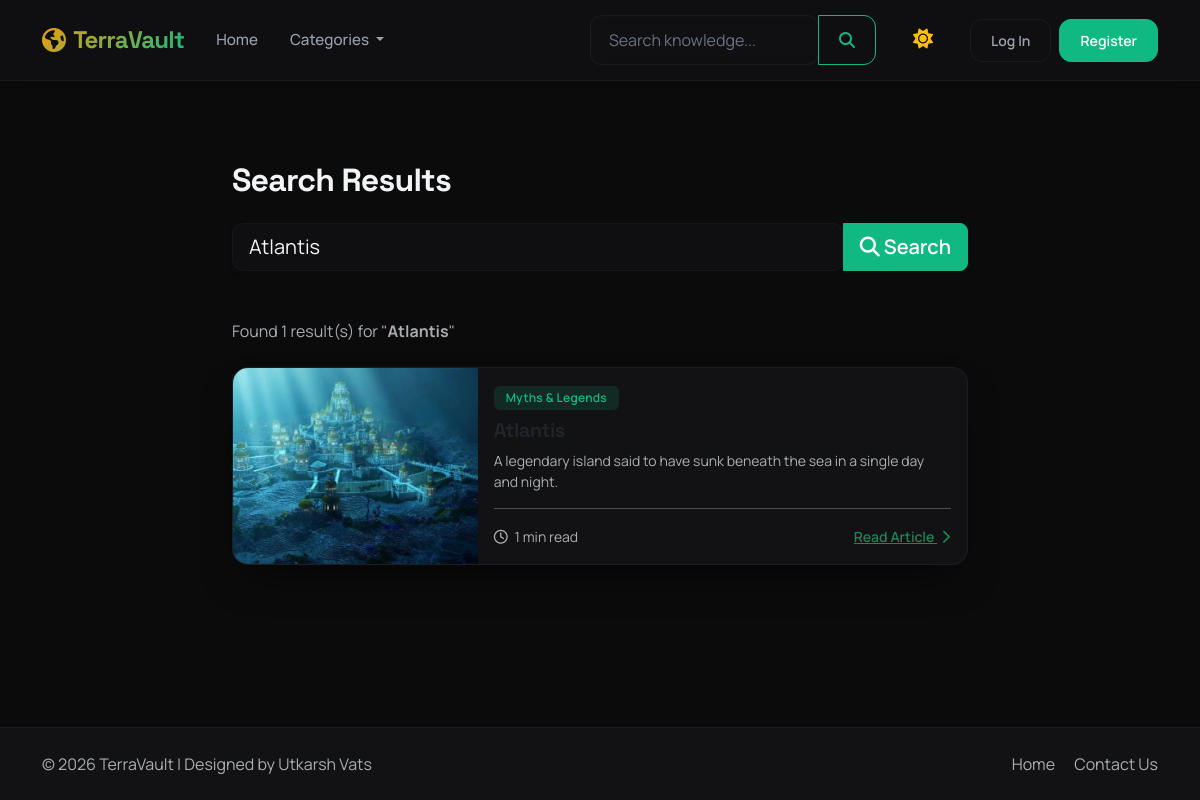
The app's page /search?q=Atlantis with its own data.
### app/models/article.py (models this page shows, shortened)
class Article(db.Model):
    __tablename__ = 'articles'
    id = db.Column(db.Integer, primary_key=True)
    title = db.Column(db.String(200), nullable=False)
    slug = db.Column(db.String(200), unique=True, nullable=False, index=True)
    summary = db.Column(db.String(500))
    content = db.Column(db.Text, nullable=False)
    image_url = db.Column(db.String(255))
    category_id = db.Column(db.Integer, db.ForeignKey('categories.id'), nullable=False)
    author_id = db.Column(db.Integer, db.ForeignKey('users.id'), nullable=False)
    is_published = db.Column(db.Boolean, default=False, index=True)
    is_featured = db.Column(db.Boolean, default=False, index=True)
    views = db.Column(db.Integer, default=0)
    reading_time = db.Column(db.Integer, default=1)  # in minutes
    references_data = db.Column(db.Text)  # stored as raw text/citations (separated by newlines)
    created_at = db.Column(db.DateTime, default=datetime.utcnow)
    updated_at = db.Column(db.DateTime, default=datetime.utcnow, onupdate=datetime.utcnow)
    tags = db.relationship('Tag', secondary=article_tags, backref=db.backref('articles', lazy='dynamic'))
    versions = db.relationship('ArticleVersion', backref='article', cascade="all, delete-orphan", lazy=True)
    bookmarks = db.relationship('Bookmark', backref='article', cascade="all, delete-orphan", lazy=True)
    reading_history = db.relationship('ReadingHistory', backref='article', cascade="all, delete-orphan", lazy=True)

class Category(db.Model):
    __tablename__ = 'categories'
    id = db.Column(db.Integer, primary_key=True)
    name = db.Column(db.String(100), unique=True, nullable=False)
    slug = db.Column(db.String(100), unique=True, nullable=False, index=True)
    description = db.Column(db.Text)
    articles = db.relationship('Article', backref='category', lazy=True)

### app/blueprints/main/routes.py (the view)
@main_bp.route('/search')
def search():
    query = request.args.get('q', '').strip()
    results = []
    if query:
        results = WikiService.search_articles(query)
    return render_template('main/search.html', query=query, results=results)

### app/__init__.py (called while the page is built)
def register_context_processors(app):
    @app.template_filter('datetimeformat')
    def datetimeformat(value, format='%b %d, %Y'):
        if value is None:
            return ""
        return value.strftime(format)
    from app.models.article import Category
    @app.context_processor
    def inject_categories():
        try:
            categories = Category.query.all()
        except Exception:
            categories = []
        return dict(nav_categories=categories)

### app/services/wiki_service.py (called while the page is built)
    @staticmethod
    def search_articles(query_string):
        if not query_string:
            return []
        search_pattern = f"%{query_string}%"
        return Article.query.filter(
            Article.is_published == True
        ).filter(
            or_(
                Article.title.like(search_pattern),
                Article.summary.like(search_pattern),
                Article.content.like(search_pattern)
            )
        ).all()

### templates/main/search.html (shortened to what this page needs)
{% extends "base.html" %}
{% block content %}
<div class="container my-5">
  <div class="row">
    <div class="col-lg-8 mx-auto">
      <h1 class="h2 fw-bold mb-4">Search Results</h1>
      <form action="{{ url_for('main.search') }}" method="get" class="mb-5">
        <div class="input-group input-group-lg shadow-sm">
          <input type="text" name="q" class="form-control" placeholder="Search keywords, topics..." value="{{ query }}" required>
          <button class="btn btn-success" type="submit"><i class="fa-solid fa-magnifying-glass"></i> Search</button>
        </div>
      </form>
      {% if query %}
        <p class="text-muted mb-4">Found {{ results|length }} result(s) for "<strong>{{ query }}</strong>"</p>
        <div class="d-flex flex-column gap-4">
          {% for art in results %}
            <div class="card border-0 shadow-sm tv-card">
              <div class="row g-0">
                <div class="col-md-4">
                  {% if art.image_url.startswith('uploaded_') %}
                    <img src="{{ url_for('static', filename='uploads/' + art.image_url) }}" class="img-fluid rounded-start h-100" alt="{{ art.title }}" style="object-fit: cover; min-height: 150px;">
                  {% else %}
                    <img src="{{ url_for('static', filename=art.image_url) }}" class="img-fluid rounded-start h-100" alt="{{ art.title }}" style="object-fit: cover; min-height: 150px;">
                  {% endif %}
                </div>
                <div class="col-md-8">
                  <div class="card-body">
                    <span class="badge bg-success-subtle text-success mb-2">{{ art.category.name }}</span>
                    <h3 class="h5 fw-bold card-title">
                      <a href="{{ url_for('wiki.article_view', slug=art.slug) }}" class="text-decoration-none text-dark">
                      </a>
                    </h3>
                    <p class="card-text text-muted small">{{ art.summary }}</p>
                    <div class="d-flex justify-content-between align-items-center mt-3 pt-3 border-top">
                      <span class="text-muted small"><i class="fa-regular fa-clock me-1"></i> {{ art.reading_time }} min read</span>
                      <a href="{{ url_for('wiki.article_view', slug=art.slug) }}" class="btn btn-sm btn-link text-success p-0">
                        Read Article <i class="fa-solid fa-chevron-right ms-1"></i>
                      </a>
                    </div>
                  </div>
                </div>
              </div>
            </div>
          {% endfor %}
        </div>
      {% else %}
        <div class="text-center py-5 text-muted">
          <i class="fa-solid fa-circle-info fs-1 mb-3"></i>
          <p class="fs-5">Enter a search query to search the encyclopedia.</p>
        </div>
      {% endif %}
    </div>
  </div>
</div>
{% endblock %}

### templates/base.html (shortened to what this page needs)
<!DOCTYPE html>
<html lang="en" data-bs-theme="dark">
<head>
  <link href="https://cdn.jsdelivr.net/npm/bootstrap@5.3.3/dist/css/bootstrap.min.css" rel="stylesheet" />
  <link rel="stylesheet" href="https://cdnjs.cloudflare.com/ajax/libs/font-awesome/6.4.0/css/all.min.css" />
  <link rel="stylesheet" href="{{ url_for('static', filename='home.css') }}" />
</head>
<body>
  <nav class="navbar navbar-expand-lg sticky-top glass-nav shadow-sm">
    <div class="container">
      <a class="navbar-brand d-flex align-items-center" href="{{ url_for('main.home') }}">
        <i class="fa-solid fa-earth-americas me-2"></i> TerraVault
      </a>
      <div class="collapse navbar-collapse" id="navbarSupportedContent">
        <ul class="navbar-nav me-auto mb-2 mb-lg-0">
          <li class="nav-item">
            <a class="nav-link" href="{{ url_for('main.home') }}">Home</a>
          </li>
          <li class="nav-item dropdown">
            <a class="nav-link dropdown-toggle" href="#" role="button" data-bs-toggle="dropdown" aria-expanded="false">
              Categories
            </a>
          </li>
        </ul>
        <form class="d-flex me-3" action="{{ url_for('main.search') }}" method="get">
          <div class="input-group">
            <input class="form-control" type="search" placeholder="Search knowledge..." name="q" aria-label="Search">
            <button class="btn btn-outline-success" type="submit"><i class="fa-solid fa-magnifying-glass"></i></button>
          </div>
        </form>
        <div class="d-flex align-items-center gap-2">
          <button class="btn btn-sm btn-link text-secondary me-2" id="darkModeToggler" onclick="toggleDarkMode()" aria-label="Toggle dark mode">
            <i class="fa-solid fa-moon fs-5"></i>
          </button>
          {% if current_user.is_authenticated %}
            <div class="dropdown">
              <a class="btn btn-outline-secondary btn-sm dropdown-toggle d-flex align-items-center gap-2" href="#" role="button" data-bs-toggle="dropdown" aria-expanded="false">
                <i class="fa-solid fa-user"></i> {{ current_user.username }}
              </a>
              <ul class="dropdown-menu dropdown-menu-end shadow">
                <li>
                  <a class="dropdown-item" href="{{ url_for('auth.profile', username=current_user.username) }}">
                    <i class="fa-regular fa-id-card me-2"></i> Profile
                  </a>
                </li>
                {% if current_user.is_moderator %}
                  <li>
                    <a class="dropdown-item" href="{{ url_for('cms.dashboard') }}">
                      <i class="fa-solid fa-toolbox me-2"></i> CMS Dashboard
                    </a>
                  </li>
                {% endif %}
                <li><hr class="dropdown-divider"></li>
                <li>
                  <a class="dropdown-item text-danger" href="{{ url_for('auth.logout') }}">
                    <i class="fa-solid fa-right-from-bracket me-2"></i> Logout
                  </a>
                </li>
              </ul>
            </div>
          {% else %}
            <a href="{{ url_for('auth.login') }}" class="btn btn-sm btn-outline-secondary">Log In</a>
            <a href="{{ url_for('auth.register') }}" class="btn btn-sm btn-primary text-white">Register</a>
          {% endif %}
        </div>
      </div>
    </div>
  </nav>
  <main class="flex-grow-1">
    {% block content %}{% endblock %}
  </main>
  <footer class="py-4">
    <div class="container">
      <div class="row align-items-center">
        <div class="col-md-6 text-center text-md-start mb-3 mb-md-0 text-muted">
          <span>&copy; 2026 TerraVault | Designed by Utkarsh Vats</span>
        </div>
        <div class="col-md-6 text-center text-md-end text-muted">
          <a href="{{ url_for('main.home') }}" class="text-decoration-none text-muted me-3">Home</a>
          <a href="mailto:rajutkarsh1910@gmail.com" class="text-decoration-none text-muted">Contact Us</a>
        </div>
      </div>
    </div>
  </footer>
</body>
</html>

### static/home.css (style rules this page uses)
:root { --font-headers: 'Space Grotesk', system-ui, -apple-system, sans-serif; --font-body: 'Manrope', system-ui, -apple-system, sans-serif; --font-mono: 'SFMono-Regular', Consolas, 'Liberation Mono', Menlo, monospace; --emerald-primary: #10b981; --emerald-hover: #059669; --emerald-glow: rgba(16, 185, 129, 0.15); --gold-primary: #f59e0b; --gold-hover: #d97706; --gold-glow: rgba(245, 158, 11, 0.15); --blue-primary: #3b82f6; --blue-hover: #2563eb; --slate-charcoal: #111827; --transition-smooth: all 0.3s cubic-bezier(0.16, 1, 0.3, 1); --transition-fast: all 0.15s cubic-bezier(0.16, 1, 0.3, 1); --radius-lg: 16px; --radius-md: 12px; --radius-sm: 8px; }
[data-bs-theme="dark"] { --bg-base: #0b0b0c; --bg-surface: #121214; --bg-glass: rgba(18, 18, 20, 0.7); --border-glass: rgba(255, 255, 255, 0.05); --border-glass-hover: rgba(255, 255, 255, 0.12); --text-primary: #f3f4f6; --text-secondary: #9ca3af; --text-muted: #6b7280; --shadow-cinematic: 0 20px 40px -15px rgba(0, 0, 0, 0.6); --shadow-glow: 0 0 20px 0 rgba(16, 185, 129, 0.1); --hero-gradient: radial-gradient(circle at top, #0f2416 0%, #0b0b0c 100%); --hero-overlay: linear-gradient(to bottom, rgba(11, 11, 12, 0.3), #0b0b0c); }
body { font-family: var(--font-body); background: var(--bg-base) !important; color: var(--text-primary); transition: var(--transition-smooth); min-height: 100vh; display: flex; flex-direction: column; overflow-x: hidden; -webkit-font-smoothing: antialiased; }
h1, h2, h3, h4, h5, h6 { font-family: var(--font-headers); font-weight: 700; letter-spacing: -0.025em; color: var(--text-primary); }
a { color: var(--emerald-primary); transition: var(--transition-fast); }
.navbar { border-bottom: 1px solid var(--border-glass) !important; background: var(--bg-glass) !important; backdrop-filter: blur(15px) !important; -webkit-backdrop-filter: blur(15px) !important; transition: var(--transition-smooth); padding: 15px 0; z-index: 1030; }
.navbar-brand { font-family: var(--font-headers); font-weight: 800; letter-spacing: -0.03em; font-size: 1.5rem; background: linear-gradient(135deg, #f59e0b 0%, #10b981 100%); -webkit-background-clip: text; -webkit-text-fill-color: transparent; }
.nav-link { font-weight: 500; color: var(--text-secondary) !important; font-size: 0.95rem; padding: 8px 16px !important; border-radius: var(--radius-sm); transition: var(--transition-fast); }
.tv-card, .card { background: var(--bg-surface) !important; border: 1px solid var(--border-glass) !important; border-radius: var(--radius-lg) !important; box-shadow: var(--shadow-cinematic) !important; overflow: hidden; transition: var(--transition-smooth) !important; }
.tv-card img, .card img { transition: transform 0.6s cubic-bezier(0.16, 1, 0.3, 1); }
.sticky-top { scroll-margin-top: 100px; }
.btn { font-weight: 600; border-radius: var(--radius-md); padding: 10px 20px; transition: var(--transition-smooth); }
.btn-primary, .btn-success { background: var(--emerald-primary) !important; border-color: var(--emerald-primary) !important; color: #fff !important; }
.btn-outline-success { color: var(--emerald-primary) !important; border-color: var(--emerald-primary) !important; }
.btn-outline-secondary { border-color: var(--border-glass) !important; color: var(--text-secondary) !important; }
.form-control, .form-select { background-color: var(--bg-glass) !important; border: 1px solid var(--border-glass) !important; border-radius: var(--radius-md) !important; color: var(--text-primary) !important; padding: 12px 18px; transition: var(--transition-smooth); }
.form-control::placeholder { color: var(--text-muted) !important; }
.badge { font-weight: 600; letter-spacing: 0.02em; padding: 6px 12px; border-radius: 6px; }
.bg-success-subtle { background-color: var(--emerald-glow) !important; color: var(--emerald-primary) !important; }
footer { background: var(--bg-surface) !important; border-top: 1px solid var(--border-glass) !important; padding: 40px 0 !important; color: var(--text-secondary) !important; }
[data-bs-theme="dark"] .card { background-color: var(--bg-surface) !important; border-color: var(--border-glass) !important; }

### records on screen
Article: image_url (picture), category.name "Myths & Legends", summary "A legendary island said to have sunk beneath the sea in a single day and night.", reading_time "1"

### other values on screen
{{ results|length }} "1"
{{ query }} "Atlantis"
